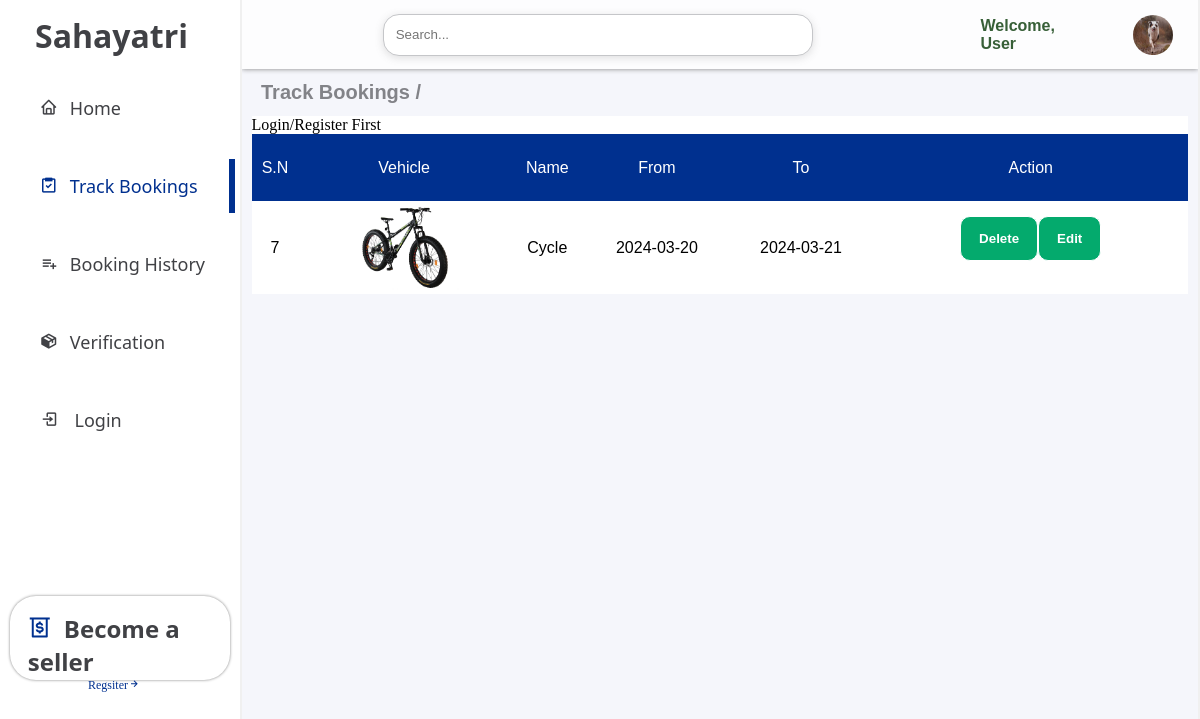
/sahafront/track_bookings.php, run on the app's committed database.
### tables this page shows
CREATE TABLE `bookings` (
  `id` int(11) NOT NULL,
  `user_id` int(100) NOT NULL,
  `seller_id` int(100) NOT NULL,
  `status` varchar(10) NOT NULL,
  `fromdate` date DEFAULT NULL,
  `todate` date DEFAULT NULL,
  `name` varchar(255) DEFAULT NULL,
  `email` varchar(255) DEFAULT NULL,
  `phone` varchar(20) DEFAULT NULL,
  `vehicleid` int(100) NOT NULL,
  `vehicleimg` varchar(100) NOT NULL,
  `vehiclename` varchar(100) NOT NULL,
  `vehiclemodel` varchar(100) NOT NULL,
  `vehicleprice` int(100) NOT NULL
);

### sahafront/track_bookings.php (the view, shortened to what this page needs)
<?php
include 'db.php';
?>
<!DOCTYPE html>
<html lang="en">
<head>
    <link href='https://unpkg.com/boxicons@2.1.4/css/boxicons.min.css' rel='stylesheet'>
    <link rel="stylesheet" href="style/style.css">
    <link rel="stylesheet" href="style/track_bookings.css">
</head>
<body>
    <div class="container">
        <div class="sidebar">
            <h1>Sahayatri</h1>
            <ul>
                <a href="index.php">
                    <li><i class='bx bx-home'></i>Home</li>
                </a>
                <a href="track_bookings.php">
                    <li id="active"><i class='bx bx-task'></i>Track Bookings</li>
                </a>
                <a href="booking_history.php">
                    <li><i class='bx bx-list-plus'></i>Booking History</li>
                </a>
                <a href="services.php">
                    <li><i class='bx bxs-package'></i>Verification</li>
                </a>
                <a href="<?php if (isset($_SESSION["loggedin"]) && $_SESSION["loggedin"] === true) {
                    echo "profile.php";
                    $user_available = true;
                } else {
                    echo "sahaback/login.php";
                    $user_available = false;
                } ?>">
                    <li><i class='bx bx-log-in'></i>
                        <?php if (isset($_SESSION["loggedin"]) && $_SESSION["loggedin"] === true) {
                            echo "Profile";
                        } else {
                            echo "Login";
                        } ?>
                    </li>
                </a>
            </ul>
            <div class="seller">
                <h1><i class='bx bx-money-withdraw'></i>Become a seller</h1>
                <a href="../seller/registration.php">
                    <p>Regsiter<i class='bx bx-right-arrow-alt'></i></p>
                </a>
            </div>
        </div>
        <div class="main">
            <div class="vehicle">
                <div class="nav_search">
                    <div class="search">
                        <input id="search" type="text" placeholder="Search...">
                        <a href="#">
                            <div class="search_icon">
                                <box-icon name='search'></box-icon>
                            </div>
                        </a>
                    </div>
                    <p>Welcome,
                        <?php if (isset($_SESSION["User_firstname"])) {
                            echo $_SESSION["User_firstname"];
                        } else {
                            echo "User";
                        } ?>
                    </p>
                    <div class="profile_image">
                        <img height="40px" width="40px" src="profile.jpg" alt="">
                    </div>
                </div>
                <h1>Track Bookings /</h1>
                <div class="vehicle_info">
                    <table class='table'>
                        <thead class='table-light'>
                            <tr>
                                <td>S.N</td>
                                <td>Vehicle</td>
                                <td>Name</td>
                                <td>From</td>
                                <td>To</td>
                                <td>Action</td>
                            </tr>
                        </thead>
                        <tbody>
                            <?php
                            $user_id = 0;
                            $query = "SELECT * FROM bookings WHERE user_id='$user_id'";
                            $result = $conn->query($query);
                            if ($result->num_rows > 0) {
                                while ($row = $result->fetch_assoc()) {
                                    $id = $row['id'];
                                    if ($row['status'] == 'f') {
                                        continue;
                                    } else {
                                        echo "<tr>";
                                        echo "<td>" . $row['id'] . "</td>";
                                        echo "<td> <img height='89px' width='120px' src='sahaback/" . $row['vehicleimg'] . "'></td>";
                                        echo "<td>" . $row['vehiclename'] . "</td>";
                                        echo "<td>" . $row['fromdate'] . "</td>";
                                        echo "<td>" . $row['todate'] . "</td>";
                                        if ($user_available == true) {
                                            echo "<td id='action'><a href='booking_delete.php?delete_id=$id'><button>Delete</button></a>";
                                            echo "<a href='booking_edit.php?edit_id=$id'><button> Edit</button></a></td>";
                                        } else {
                                            echo "<td id='action'><a href='sahaback/login.php'><button>Delete</button></a>";
                                            echo "<a href='sahaback/login.php'><button> Edit</button></a></td>";
                                        }
                                        echo "</tr>";
                                    }
                                }
                            } ?>
                        </tbody>
                    </table>
                </div>
            </div>
        </div>
</body>
</html>

### sahafront/style/style.css (style rules this page uses)
* { margin: 0; padding: 0; }
i { margin-right: 12px; }
#search { width: 60%; height: 40px; border-radius: 16px 16px 16px 16px; box-shadow: rgba(99, 99, 99, 0.2) 0px 2px 8px 0px; border: 1px solid #c5c6c9; padding-left: 12px; margin-left: 12px; }
.search { display: flex; flex-direction: row; justify-content: center; align-items: center; gap: 20px; width: 80%; margin: 0; }
.profile_image { cursor: pointer; }
.nav_search { display: flex; flex-direction: row; align-items: center; justify-content: center; gap: 20px; background-color: #ffffffc7; box-shadow: 0px 0px 5px 0px gray; padding: 10px 25px; }
.nav_search p { color: rgba(19, 66, 19, 0.849); margin-top: auto; margin-bottom: auto; font-weight: 600; font-family: 'Franklin Gothic Medium', 'Arial Narrow', Arial, sans-serif; }
.nav_search img { border-radius: 50%; margin-left: 23px; margin-top: 5px; }
.container { display: grid; grid-template-columns: 1fr 4fr; height: 100vh; }
.sidebar { color: #404145; }
.sidebar ul { text-align: left; width: 96%; margin-left: auto; margin-right: auto; }
.sidebar ul a { color: #404145; text-decoration: none; }
.sidebar h1 { color: #404145; text-align: left; margin-top: 14px; font-family: 'Segoe UI', Tahoma, Geneva, Verdana, sans-serif; width: 96%; margin-left: 35px; }
.sidebar li { list-style: none; font-size: 18px; margin-top: 24px; margin-left: 35px; font-family: 'Segoe UI', Tahoma, Geneva, Verdana, sans-serif; padding-top: 15px; padding-bottom: 15px; }
.seller { margin-bottom: auto; display: block; margin-top: 62%; font-size: 12px; margin-left: auto; margin-right: auto; background-color: white; box-shadow: 0px 0px 3px 0px gray; height: 80px; width: 80%; padding: 2px 14px; border-radius: 26px; cursor: pointer; }
.seller h1 { margin-left: auto; margin-right: auto; cursor: pointer; }
.seller h1 i { color: #00308F; }
.seller a { display: block; text-decoration: none; font-size: 12px; }
.seller a p { text-align: center; color: #00308F; }
#active { color: #00308F; border-right: 6px solid #00308F ; }
.main { overflow-y: scroll; border-right: 2px solid #F0F0F0; border-left: 2px solid #F0F0F0; background-color: #f5f6fb; }
.vehicle { width: 100%; height: 100vh; margin-left: auto; margin-right: auto; }
.vehicle h1 { font-family: 'Segoe UI', Tahoma, Geneva, Verdana, sans-serif; color: #404145a2; font-family: 'Franklin Gothic Medium', 'Arial Narrow', Arial, sans-serif; margin-top: 12px; margin-bottom: 12px; margin-left: 19px; font-size: 20px; }
.vehicle_info { display: grid; grid-template-columns: repeat(3,1fr); gap: 10px; background-color: white; width: 98%; margin-left: auto; margin-right: auto; }

### sahafront/style/track_bookings.css (style rules this page uses)
.vehicle_info { display: block; }
.table { width: 100%; border: 0px solid gray; text-align: center; font-family: Arial, Helvetica, sans-serif; border-collapse: collapse; }
.table-light { background-color: #00308F; height: 67px; color: white; margin: 0; }
#action { display: flex; flex-direction: row; justify-content: center; text-align: center; color: white; padding: 14px 18px; border-radius: 10px; font-family: Arial, Helvetica, sans-serif; border: 1px solid ; cursor: pointer; font-weight: 600; }
td button { text-align: center; color: white; padding: 14px 18px; border-radius: 10px; font-family: Arial, Helvetica, sans-serif; border: 1px solid ; cursor: pointer; font-weight: 600; background-color: #04aa6d; }

### data on the page
bookings: id "7", vehicleimg (picture), vehiclename "Cycle", fromdate "2024-03-20", todate "2024-03-21"
